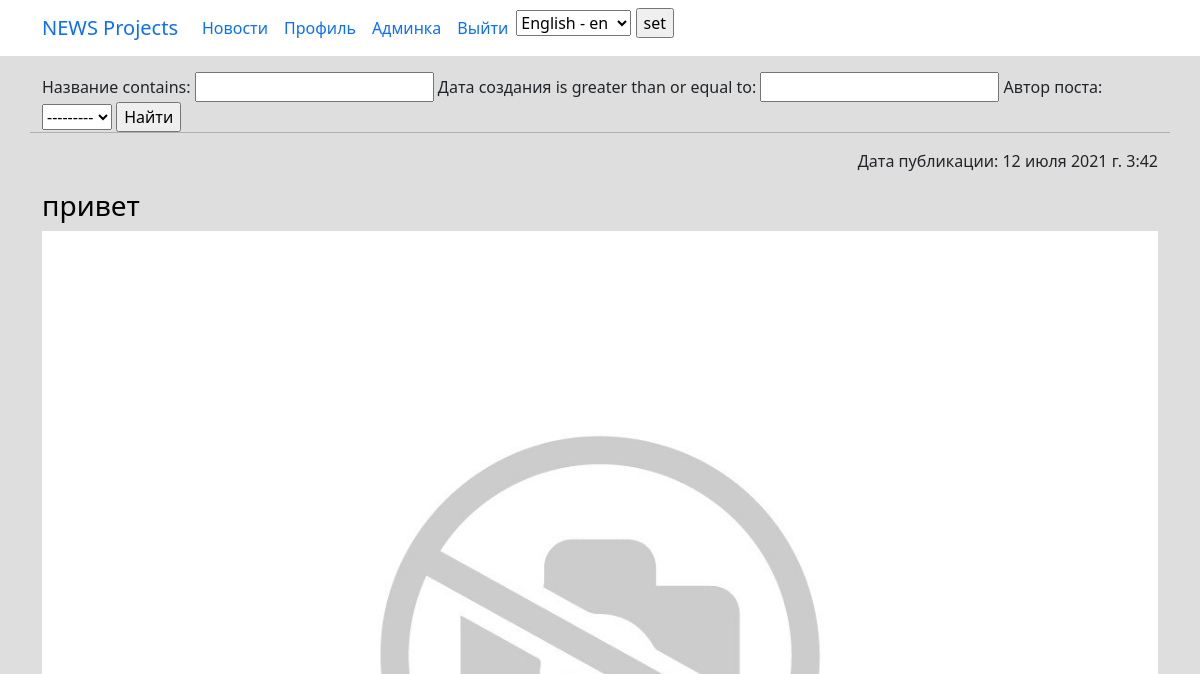
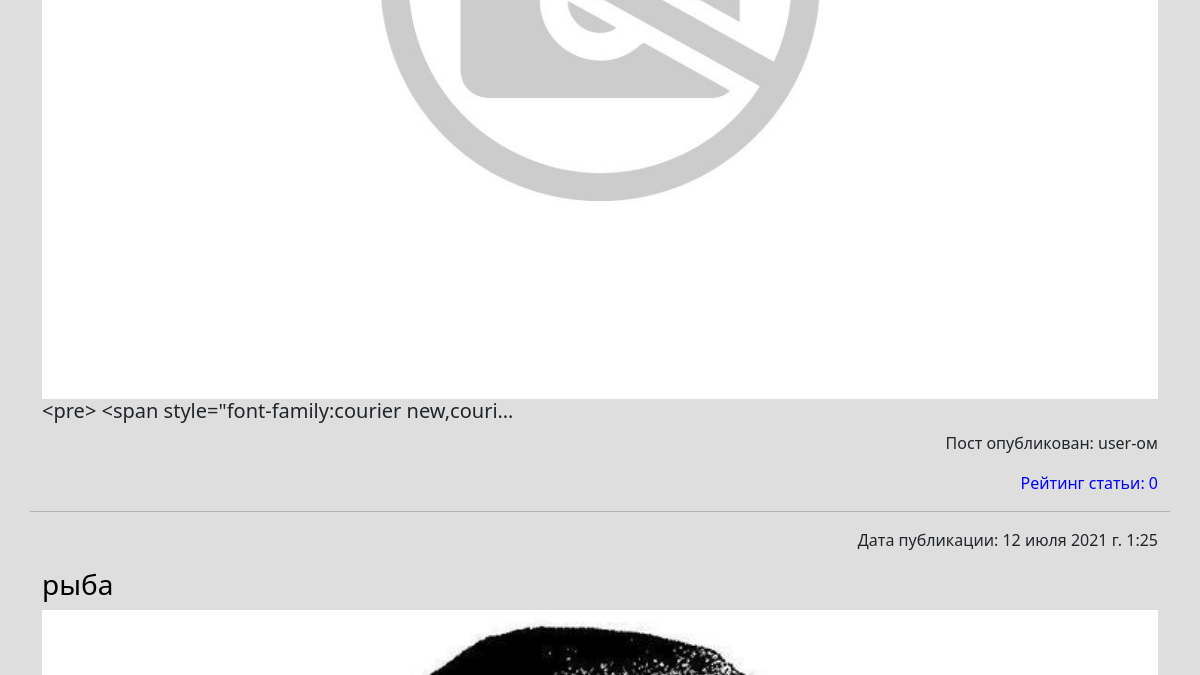
Page /news/search/ (signed in, upper part) on the earlier database version (2 pictures, top to bottom).
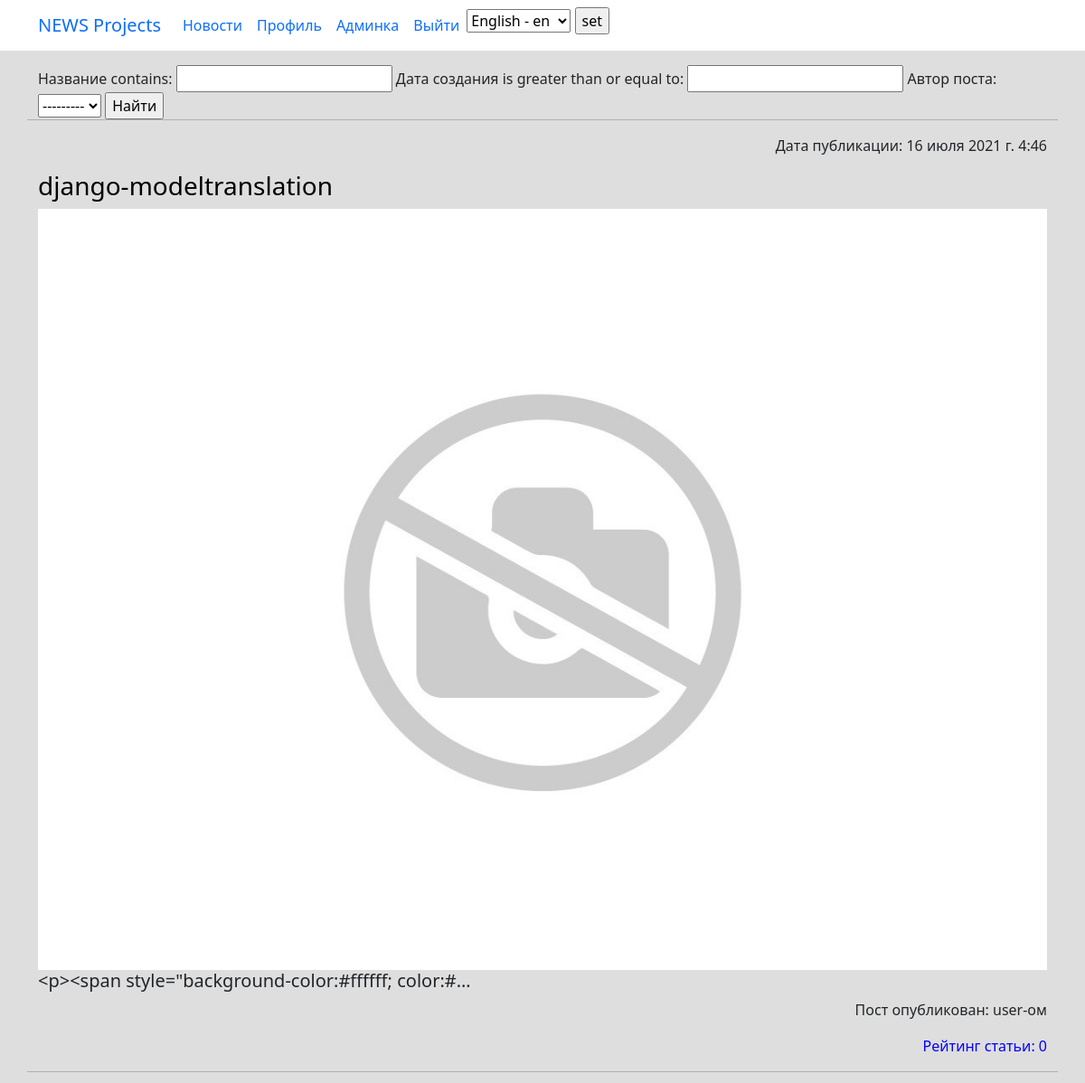
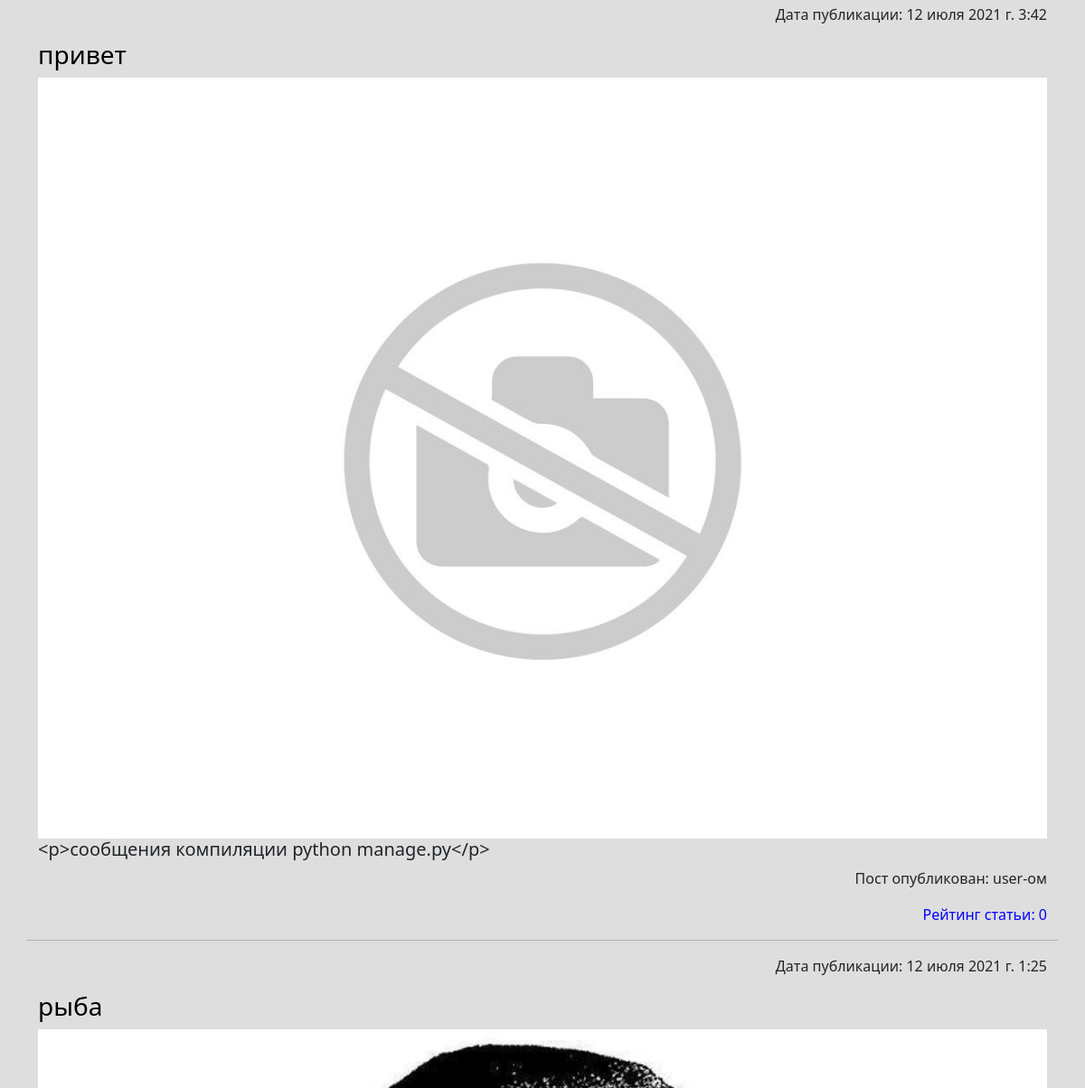
Same page on the later database version (2 pictures, top to bottom).
### news/models.py (models this page shows, shortened)
class Post(models.Model):
    PostAuthor = models.ForeignKey(Author, on_delete=models.CASCADE, verbose_name='Автор поста')
    PostNews = 'PN'
    PostArticle = 'PA'
    POSITIONS = [
        (PostArticle, 'Статья'),
        (PostNews, 'Новость'),
    ]
    postCategory = models.ManyToManyField(Category, verbose_name='Категория поста',  through='PostCategory')
    title = models.CharField(max_length=50, verbose_name='Название')
    positions = models.CharField(max_length=2, choices=POSITIONS, default=PostArticle, verbose_name='Тип поста')
    category_id = models.ForeignKey(Category, verbose_name='Категория', null=True, on_delete=models.CASCADE, related_name='category_id')
    data = models.DateTimeField(auto_now_add=True, verbose_name='Дата создания')
    data_update = models.DateTimeField(auto_now=True, verbose_name='Дата редактирования')
    photo = models.ImageField(upload_to='photos/%Y/%m/%d/', verbose_name='Фото', blank=True, default='/photos/def/1.jpg/')
    previewName = models.CharField(max_length=128, verbose_name='Превью поста')
    text = RichTextField(blank=True, null=True, verbose_name='Текст поста')
    rating = models.SmallIntegerField(default=0, verbose_name='Рейтинг')
    public = models.BooleanField(default=True, verbose_name='Опубликовано')
    comments = GenericRelation(Comment)
    class Meta:
        verbose_name = 'Пост'
        verbose_name_plural = 'Посты'

class Author(models.Model):
    authorUser = models.OneToOneField(User, on_delete=models.CASCADE)
    authorRaitng = models.SmallIntegerField(default=0)
    def __str__(self):
        return str(self.authorUser)
    class Meta:
        verbose_name = 'Автор'
        verbose_name_plural = 'Авторы'

### news/views.py (the view)
# urls.py: path('search/', newSearch.as_view(), name='news_search'),
class newSearch(LoginRequiredMixin, PermissionRequiredMixin, ListView):
    model = Post
    template_name = 'new_search.html'
    context_object_name = 'newsearch'
    ordering = '-data'
    permission_required = 'news.view_post'
    def get_context_data(self, **kwargs):
        context = super().get_context_data(**kwargs)
        context['filter'] = newsFilter(self.request.GET, queryset=self.get_queryset())
        return context

### news/templatetags/custom_filters.py (called while the page is built)
@register.filter(name='censor_filter')
def censor_filter(value):
    for i in bad_words:
        value = value.lower()
        value = value.replace(i, '***')
    return value

### templates/new_search.html (shortened to what this page needs)
<!DOCTYPE html>
<html lang="en">
<head> {% extends 'flatpages/base.html' %} {% load custom_filters %}
{%block content%}
    <form method="GET">
    {{ filter.form }}
    <input type="submit" value="Найти">
    </form>
    <hr>
    {% for new in filter.qs %}
    <p style="text-align: right;">Дата публикации: {{new.data}}</p>
    <h3><span style="color: #000000;"><a style="color: #000000;" href="{% url 'news_detail' new.id %}">{{new.title|censor_filter}}</a></span></h3>
    <br>
    {%if new.photo%}
        <img src="{{new.photo.url}}" width="350">
    {%endif%}
    <br>
    <h5>{{new.text|truncatechars:50|censor_filter}}</h5>
    <p style="text-align: right;">Пост опубликован: {{new.PostAuthor}}-ом</p>
    <p style="text-align: right;"><span style="text-align: right; color: #0000ff;">Рейтинг статьи: {{new.rating}}</span></p>
    <hr>
    {% endfor %}
{%endblock content%}

Differences in the rows shown:
added Post: data "16 июля 2021 г. 4:46", title|censor_filter "django-modeltranslation", photo (picture), text|censor_filter "<p><span style=\"background-color:#ffffff; color:#…", PostAuthor "user", rating "0"
changed Post "привет": text|censor_filter "<pre> <span style=\"font-family:courier new,couri…" → "<p>сообщения компиляции python manage.py</p>"
